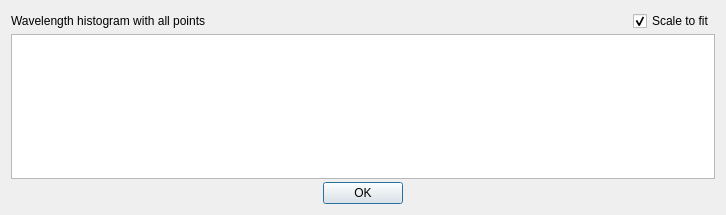
<?xml version="1.0" encoding="UTF-8"?>
<ui version="4.0">
 <class>Histogram</class>
 <widget class="QDialog" name="Histogram">
  <property name="enabled">
   <bool>true</bool>
  </property>
  <property name="geometry">
   <rect>
    <x>0</x>
    <y>0</y>
    <width>726</width>
    <height>215</height>
   </rect>
  </property>
  <property name="windowTitle">
   <string>Point</string>
  </property>
  <layout class="QGridLayout" name="gridLayout_2">
   <item row="0" column="0">
    <layout class="QGridLayout" name="gridLayout">
     <property name="horizontalSpacing">
      <number>1</number>
     </property>
     <property name="verticalSpacing">
      <number>3</number>
     </property>
     <item row="5" column="0">
      <widget class="QDialogButtonBox" name="buttonBox">
       <property name="orientation">
        <enum>Qt::Horizontal</enum>
       </property>
       <property name="standardButtons">
        <set>QDialogButtonBox::Ok</set>
       </property>
       <property name="centerButtons">
        <bool>true</bool>
       </property>
      </widget>
     </item>
     <item row="3" column="0">
      <layout class="QHBoxLayout" name="horizontalLayout">
       <item>
        <widget class="QLabel" name="infoText">
         <property name="sizePolicy">
          <sizepolicy hsizetype="Expanding" vsizetype="Fixed">
           <horstretch>0</horstretch>
           <verstretch>0</verstretch>
          </sizepolicy>
         </property>
         <property name="text">
          <string>Wavelength histogram with all points</string>
         </property>
        </widget>
       </item>
       <item>
        <widget class="QCheckBox" name="shouldScale">
         <property name="text">
          <string>Scale to fit</string>
         </property>
         <property name="checked">
          <bool>true</bool>
         </property>
         <property name="tristate">
          <bool>false</bool>
         </property>
        </widget>
       </item>
      </layout>
     </item>
     <item row="4" column="0">
      <widget class="QGraphicsView" name="graphicsView"/>
     </item>
    </layout>
   </item>
  </layout>
 </widget>
 <resources/>
 <connections>
  <connection>
   <sender>buttonBox</sender>
   <signal>rejected()</signal>
   <receiver>Histogram</receiver>
   <slot>reject()</slot>
   <hints>
    <hint type="sourcelabel">
     <x>316</x>
     <y>260</y>
    </hint>
    <hint type="destinationlabel">
     <x>286</x>
     <y>274</y>
    </hint>
   </hints>
  </connection>
  <connection>
   <sender>buttonBox</sender>
   <signal>accepted()</signal>
   <receiver>Histogram</receiver>
   <slot>accept()</slot>
   <hints>
    <hint type="sourcelabel">
     <x>248</x>
     <y>254</y>
    </hint>
    <hint type="destinationlabel">
     <x>157</x>
     <y>274</y>
    </hint>
   </hints>
  </connection>
 </connections>
</ui>
